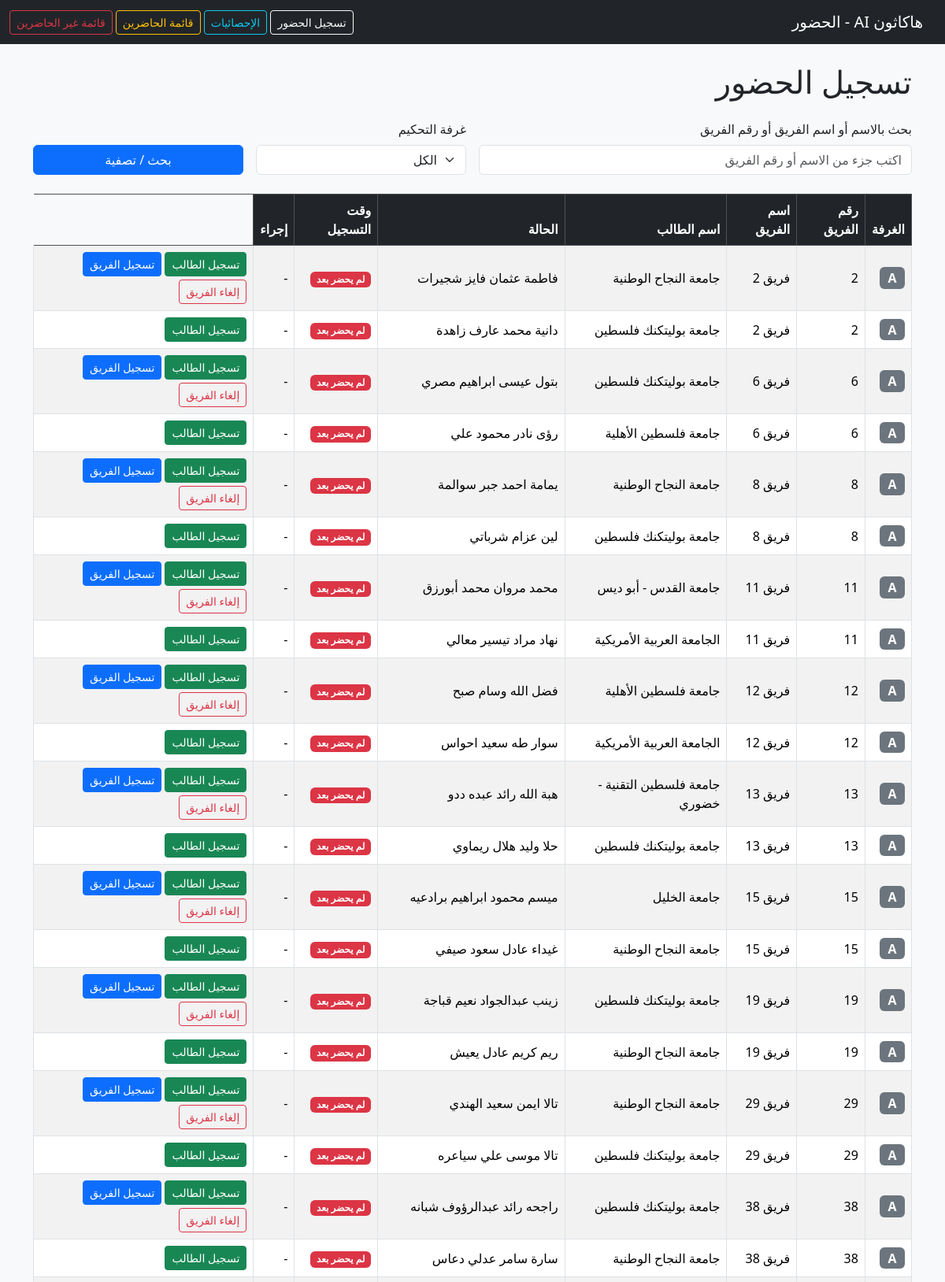
/checkin (upper part), run on the app's committed database.
### tables this page shows
CREATE TABLE students (
            id INTEGER PRIMARY KEY AUTOINCREMENT,
            name TEXT NOT NULL,
            team_id INTEGER NOT NULL,
            checked_in INTEGER NOT NULL DEFAULT 0,
            checkin_time TEXT,
            university TEXT,
            FOREIGN KEY (team_id) REFERENCES teams (id)
        );

CREATE TABLE teams (
            id INTEGER PRIMARY KEY,
            team_name TEXT NOT NULL,
            room TEXT NOT NULL
        );

### app.py (the view, shortened to what this page needs)
@app.route("/checkin", methods=["GET", "POST"])
def checkin():
    conn = get_db_connection()
    q = request.args.get("q", "").strip()
    room = request.args.get("room", "").strip().upper()
    sql = """
        SELECT
            students.id,
            students.name,
            students.university,
            students.checked_in,
            students.checkin_time,
            teams.id AS team_id,
            teams.team_name,
            teams.room
        FROM students
        JOIN teams ON students.team_id = teams.id
        WHERE 1 = 1
    """
    params = []
    if room in ("A", "B", "C", "D"):
        sql += " AND teams.room = ?"
        params.append(room)
    sql += " ORDER BY teams.room, teams.id, students.id"
    students = conn.execute(sql, params).fetchall()
    conn.close()
    return render_template("checkin.html", students=students, q=q, room=room)

### app.py (called while the page is built)
def get_db_connection():
    conn = sqlite3.connect(DB_NAME)
    conn.row_factory = sqlite3.Row
    conn.execute("PRAGMA foreign_keys = ON;")
    return conn

### templates/checkin.html (shortened to what this page needs)
<!DOCTYPE html>
<html lang="ar" dir="rtl">
<head>
    <link href="https://cdn.jsdelivr.net/npm/bootstrap@5.3.2/dist/css/bootstrap.min.css" rel="stylesheet">
</head>
<body class="bg-light">
<nav class="navbar navbar-expand-lg navbar-dark bg-dark mb-4">
    <div class="container-fluid">
        <a class="navbar-brand" href="{{ url_for('checkin') }}">هاكاثون AI - الحضور</a>
        <div>
            <a class="btn btn-outline-light btn-sm" href="{{ url_for('checkin') }}">تسجيل الحضور</a>
            <a class="btn btn-outline-info btn-sm" href="{{ url_for('stats') }}">الإحصائيات</a>
            <a class="btn btn-outline-warning btn-sm" href="{{ url_for('students_list', status='present') }}">
                قائمة الحاضرين
            </a>
            <a class="btn btn-outline-danger btn-sm" href="{{ url_for('students_list', status='absent') }}">
                قائمة غير الحاضرين
            </a>
        </div>
    </div>
</nav>
<div class="container">
    <h1 class="mb-4">تسجيل الحضور</h1>
    <form method="get" action="{{ url_for('checkin') }}" class="row g-3 mb-4">
        <div class="col-md-6">
            <label class="form-label">بحث بالاسم أو اسم الفريق أو رقم الفريق</label>
            <input type="text" name="q" class="form-control" value="{{ q }}"
                   placeholder="اكتب جزء من الاسم أو رقم الفريق">
        </div>
        <div class="col-md-3">
            <label class="form-label">غرفة التحكيم</label>
            <select name="room" class="form-select">
                <option value="">الكل</option>
            </select>
        </div>
        <div class="col-md-3 d-flex align-items-end">
            <button type="submit" class="btn btn-primary w-100">بحث / تصفية</button>
        </div>
    </form>
    {% if students %}
    <div class="table-responsive">
        <table class="table table-striped table-bordered align-middle">
            <thead class="table-dark">
                <tr>
                    <th>الغرفة</th>
                    <th>رقم الفريق</th>
                    <th>اسم الفريق</th>
                    <th>اسم الطالب</th>
                    <th>الحالة</th>
                    <th>وقت التسجيل</th>
                    <th>إجراء</th>
                </tr>
            </thead>
            <tbody>
                {% set ns = namespace(last_team=None) %}
                {% for s in students %}
                <tr>
                    <td><span class="badge bg-secondary fs-6">{{ s['room'] }}</span></td>
                    <td>{{ s['team_id'] }}</td>
                    <td>{{ s['team_name'] }}</td>
                    <td>{{ s['university'] }}</td>
                    <td>{{ s['name'] }}</td>
                    <td>
                        {% if s['checked_in'] %}
                            <span class="badge bg-success">حضر</span>
                        {% else %}
                            <span class="badge bg-danger">لم يحضر بعد</span>
                        {% endif %}
                    </td>
                    <td>
                        {% if s['checkin_time'] %}
                            {{ s['checkin_time'] }}
                        {% else %}
                            -
                        {% endif %}
                    </td>
                    <td>
                        <div class="d-flex flex-wrap gap-1">
                            {% if not s['checked_in'] %}
                            <form method="post" action="{{ url_for('checkin') }}">
                                <button type="submit" class="btn btn-sm btn-success">
                                    تسجيل الطالب
                                </button>
                            </form>
                            {% endif %}
                            {% if s['team_id'] != ns.last_team %}
                                {% set ns.last_team = s['team_id'] %}
                                <form method="post" action="{{ url_for('checkin') }}"
                                      onsubmit="return confirm('تسجيل حضور الفريق كامل؟');">
                                    <button type="submit" class="btn btn-sm btn-primary">
                                        تسجيل الفريق
                                    </button>
                                </form>
                                <form method="post" action="{{ url_for('checkin') }}"
                                      onsubmit="return confirm('إلغاء حضور الفريق كامل؟');">
                                    <button type="submit" class="btn btn-sm btn-outline-danger">
                                        إلغاء الفريق
                                    </button>
                                </form>
                            {% endif %}
                        </div>
                    </td>
                </tr>
                {% endfor %}
            </tbody>
        </table>
    </div>
    {% else %}
    <div class="alert alert-info">
        لا توجد بيانات طلاب مطابقة لبحثك حاليًا.
    </div>
    {% endif %}
</div>
</body>
</html>

### data on the page
students: room "A", team_id "2", team_name "فريق 2", university "جامعة النجاح الوطنية", name "فاطمة عثمان فايز شجيرات", checked_in "لم يحضر بعد"
students: room "A", team_id "2", team_name "فريق 2", university "جامعة بوليتكنك فلسطين", name "دانية محمد عارف زاهدة", checked_in "لم يحضر بعد"
students: room "A", team_id "6", team_name "فريق 6", university "جامعة بوليتكنك فلسطين", name "بتول عيسى ابراهيم مصري", checked_in "لم يحضر بعد"
students: room "A", team_id "6", team_name "فريق 6", university "جامعة فلسطين الأهلية", name "رؤى نادر محمود علي", checked_in "لم يحضر بعد"
students: room "A", team_id "8", team_name "فريق 8", university "جامعة النجاح الوطنية", name "يمامة احمد جبر سوالمة", checked_in "لم يحضر بعد"
students: room "A", team_id "8", team_name "فريق 8", university "جامعة بوليتكنك فلسطين", name "لين عزام شرباتي", checked_in "لم يحضر بعد"
students: room "A", team_id "11", team_name "فريق 11", university "جامعة القدس - أبو ديس", name "محمد مروان محمد أبورزق", checked_in "لم يحضر بعد"
students: room "A", team_id "11", team_name "فريق 11", university "الجامعة العربية الأمريكية", name "نهاد مراد تيسير معالي", checked_in "لم يحضر بعد"
students: room "A", team_id "12", team_name "فريق 12", university "جامعة فلسطين الأهلية", name "فضل الله وسام صبح", checked_in "لم يحضر بعد"
students: room "A", team_id "12", team_name "فريق 12", university "الجامعة العربية الأمريكية", name "سوار طه سعيد احواس", checked_in "لم يحضر بعد"
students: room "A", team_id "13", team_name "فريق 13", university "جامعة فلسطين التقنية - خضوري", name "هبة الله رائد عبده ددو", checked_in "لم يحضر بعد"
students: room "A", team_id "13", team_name "فريق 13", university "جامعة بوليتكنك فلسطين", name "حلا وليد هلال ريماوي", checked_in "لم يحضر بعد"
students: room "A", team_id "15", team_name "فريق 15", university "جامعة الخليل", name "ميسم محمود ابراهيم برادعيه", checked_in "لم يحضر بعد"
students: room "A", team_id "15", team_name "فريق 15", university "جامعة النجاح الوطنية", name "غيداء عادل سعود صيفي", checked_in "لم يحضر بعد"
students: room "A", team_id "19", team_name "فريق 19", university "جامعة بوليتكنك فلسطين", name "زينب عبدالجواد نعيم قباجة", checked_in "لم يحضر بعد"
students: room "A", team_id "19", team_name "فريق 19", university "جامعة النجاح الوطنية", name "ريم كريم عادل يعيش", checked_in "لم يحضر بعد"
students: room "A", team_id "29", team_name "فريق 29", university "جامعة النجاح الوطنية", name "تالا ايمن سعيد الهندي", checked_in "لم يحضر بعد"
students: room "A", team_id "29", team_name "فريق 29", university "جامعة بوليتكنك فلسطين", name "تالا موسى علي سياعره", checked_in "لم يحضر بعد"
students: room "A", team_id "38", team_name "فريق 38", university "جامعة بوليتكنك فلسطين", name "راجحه رائد عبدالرؤوف شبانه", checked_in "لم يحضر بعد"
students: room "A", team_id "38", team_name "فريق 38", university "جامعة النجاح الوطنية", name "سارة سامر عدلي دعاس", checked_in "لم يحضر بعد"
